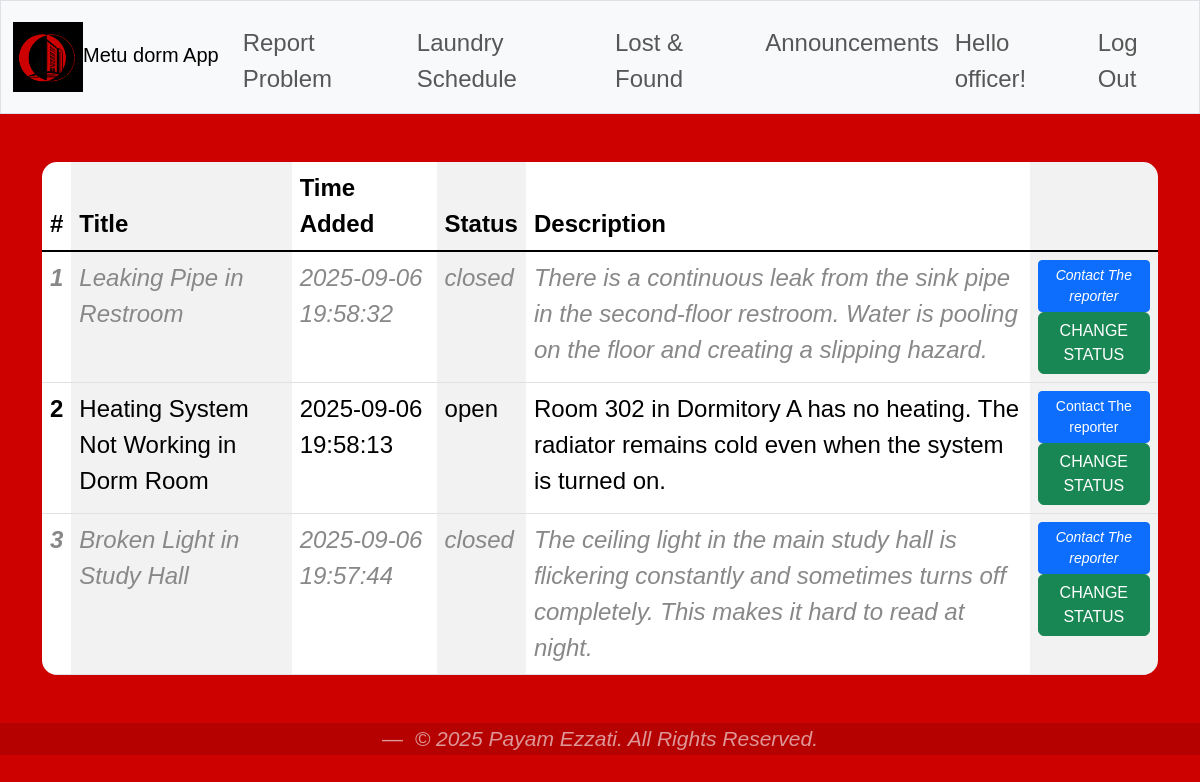
Before: /report_problem (signed in) with the older database file.
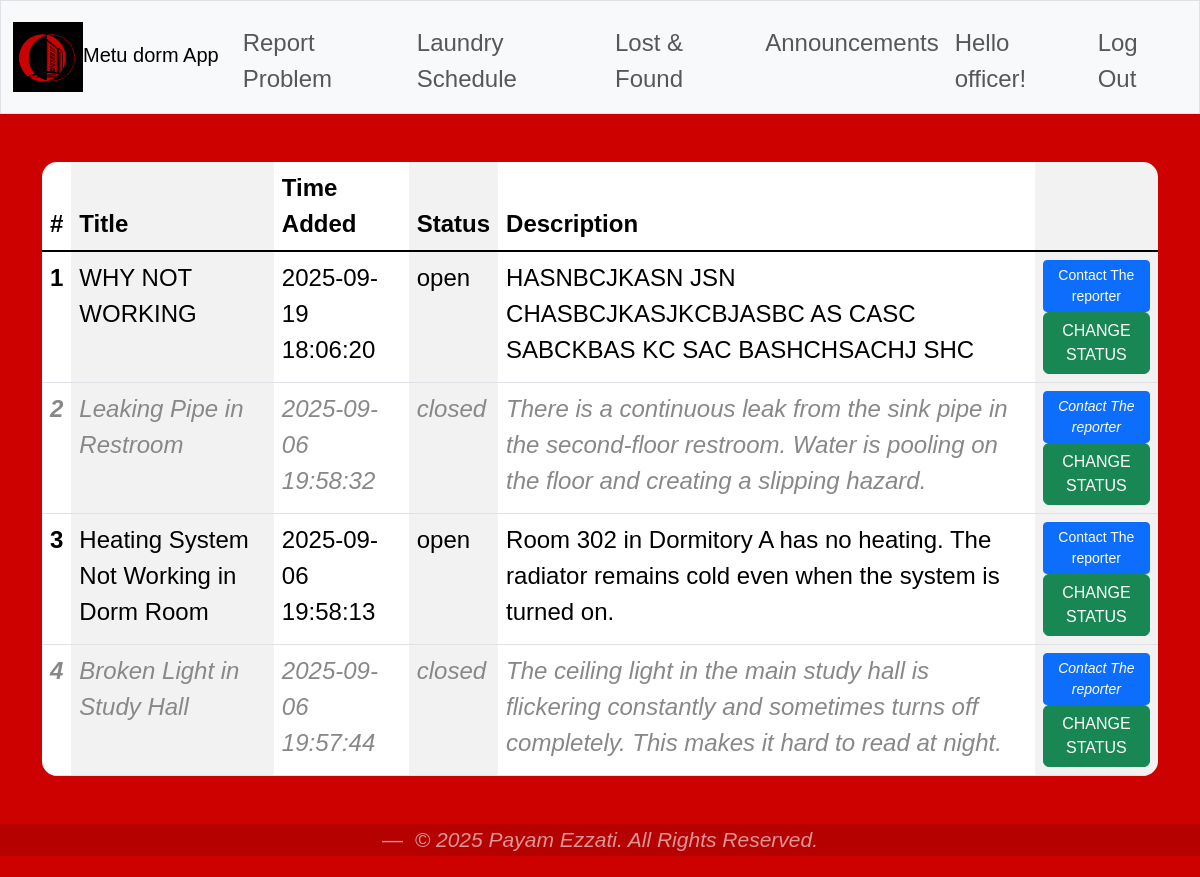
After: the same page with the newer database file.
### tables this page shows
CREATE TABLE problems (
    id INTEGER PRIMARY KEY AUTOINCREMENT,
    user_id INTEGER NOT NULL,
    dorm TEXT,
    title TEXT NOT NULL,
    description TEXT NOT NULL,
    status TEXT DEFAULT 'open',
    date_reported TEXT DEFAULT (datetime('now')),
    FOREIGN KEY (user_id) REFERENCES userss(id)
    );

### app.py (the view)
@app.route("/report_problem", methods=["GET", "POST"])
@login_required
def report():
    if request.method == "POST":
        description = request.form.get("description")
        title = request.form.get("title")
        if not description or not title:
            return apology("Fill in all fields", 400)
        db = get_db()
        cursor = db.execute( "INSERT INTO problems (user_id,dorm,title,description) VALUES (?, ?, ?,?)",
        (session["user_id"],session["dorm"], title,description,))
        db.commit()
        return redirect("/")
    else:
            db = get_db()
            cursor = db.execute( "SELECT problems.id as id, problems.title as title, problems.description as description, problems.status as status, problems.date_reported as date_reported,userss.email as email FROM problems JOIN userss ON userss.id = problems.user_id  WHERE dorm= ? ORDER BY problems.date_reported DESC  ",(session["dorm"],))
            rows = cursor.fetchall()
            return render_template("report.html",rows=rows)

### app.py (called while the page is built)
def get_db():
    if "db" not in g:
        g.db = sqlite3.connect(DATABASE)
        g.db.row_factory = sqlite3.Row
    return g.db

### helpers.py (called while the page is built)
def login_required(f):
    @wraps(f)
    def decorated_function(*args, **kwargs):
        if session.get("user_id") is None:
            return redirect("/login")
        return f(*args, **kwargs)
    return decorated_function

### templates/report.html (shortened to what this page needs)
{% extends "layout.html" %}
{% block main %}
{%if session["role"] == "Student"%}
    <form method = "POST">
        <div class="mb-3 col-4" >
            <label  class="form-label">Report Title</label>
            <input type="text" class="form-control" name="title" placeholder="Air conditioning not working" required>
            <div  class="form-text">Try to be precise</div>
        </div>
        <div class="mb-3">
            <label  class="form-label" required>description</label>
            <textarea class="form-control" name="description" rows="10" placeholder="Describe the problem in detail with LOCATION" required></textarea>
        </div>
        <button type="submit" class="btn btn-dark"> REPORT </button>
</form>
{%elif session["role"] =="Officer"%}
    <table class="table table-striped-columns">
  <thead>
    <tr>
      <th scope="col">#</th>
      <th scope="col">Title</th>
      <th scope="col">Time Added</th>
      <th scope="col">Status</th>
      <th scope="col">Description</th>
      <th scope="col"></th>
    </tr>
  </thead>
  <tbody class="table-group-divider">
    {%for row in rows%}
    <tr class="{{ 'closed-text' if row['status'] == 'closed' else '' }}">
      <th scope="row">{{loop.index}}</th>
      <td>{{row["title"]}}</td>
      <td>{{row["date_reported"]}}</td>
      <td>{{row["status"]}}</td>
      <td>{{row["description"]}}</td>
      <td><a href="https://mail.google.com/mail/?view=cm&fs=1&to={{ row['email'] }}&su=About your lost item&body=Hello, I think I found your item."
            target="_blank"
            class="btn btn-primary btn-sm">
      Contact The reporter
    </a> <form method="POST" action="/change_status">
                    <button type="submit" class="btn btn-success">CHANGE STATUS</button>
                </form></td>
    </tr>
    {% endfor %}
  </tbody>
</table>
{%endif%}
{% endblock %}

Changed rows visible on the page:
added problems: title "WHY NOT WORKING", date_reported "2025-09-19 18:06:20", status "open", description "HASNBCJKASN JSN CHASBCJKASJKCBJASBC AS CASC SABCKBAS KC SAC BASHCHSACHJ SHC"
